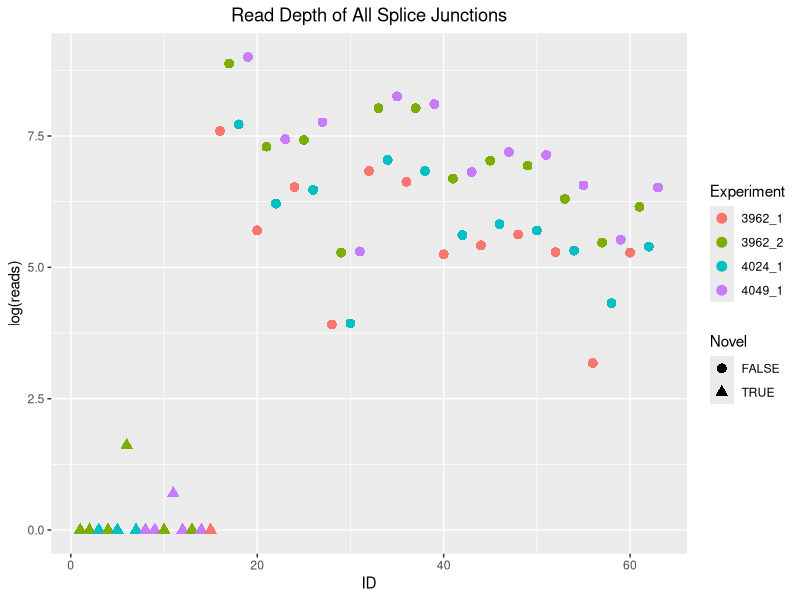
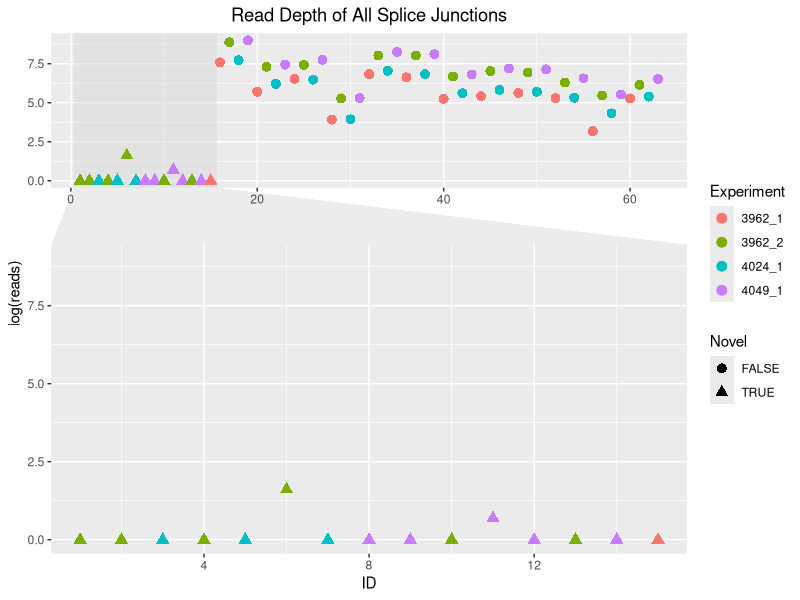
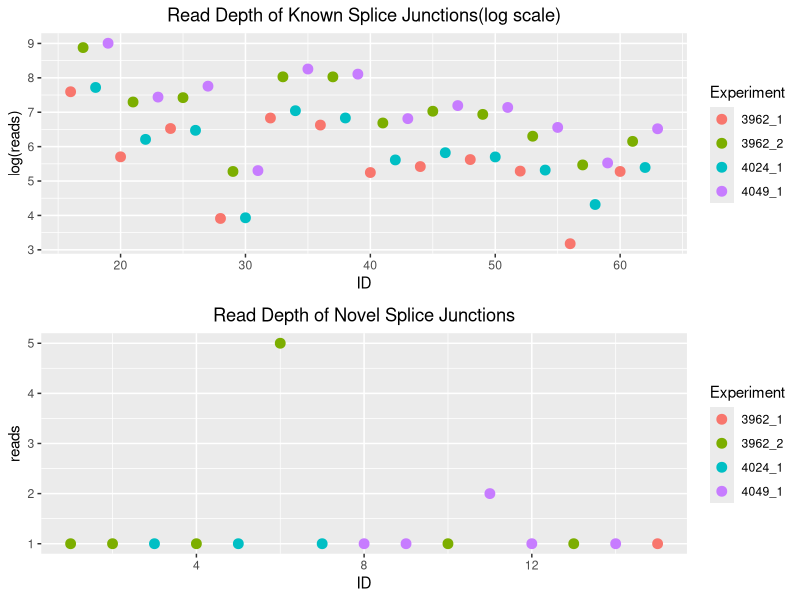
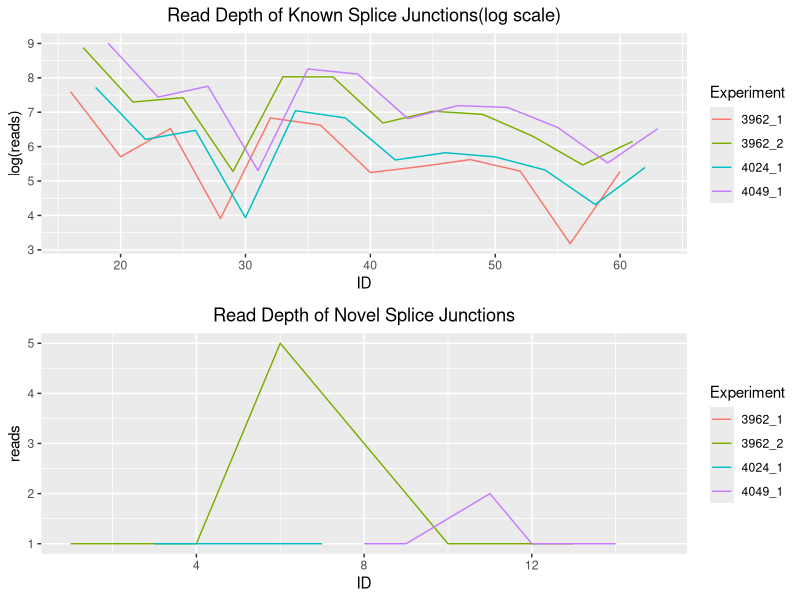
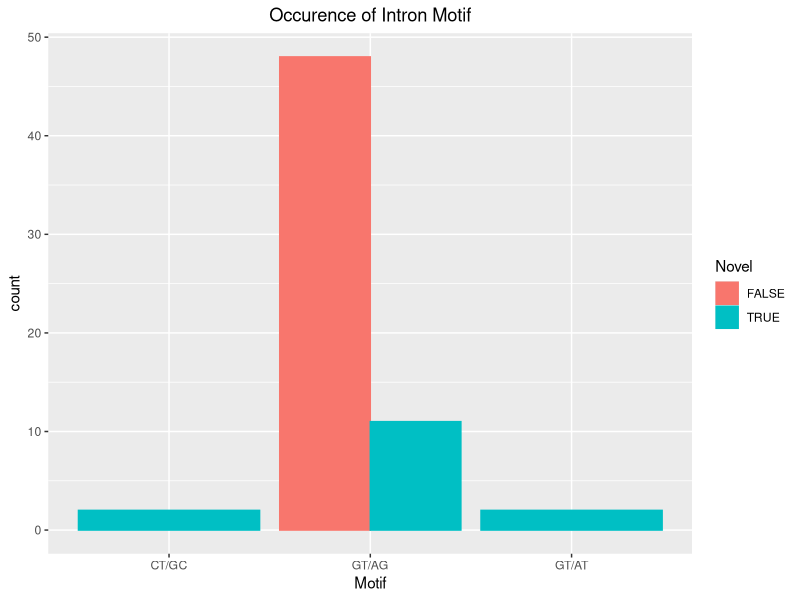

These figures' R source, in order:
## ---- chunk 1
knitr::opts_chunk$set(echo = TRUE)
## ---- chunk 2
# Required libraries
library(ggplot2)
library(ggforce)
library(gridExtra)
## ---- chunk 3
# Load in the data from previous analysis.
dscamSJs <- read.csv(file="dscam_sjs.csv")
## ---- chunk 4
# Create a useful subset and rename columns to be easier to work with.
graf <- dscamSJs[,c(3,4,8,11,12)]
id <- 1:63
graf <- cbind(graf, id)
colnames(graf) <- c("start", "end", "reads","Experiment", "Novel", "ID")
## ---- chunk 5
# Read depth graph
ggplot(graf, aes(x=ID, y=log(reads))) +
  geom_point(aes(colour = Experiment, shape = Novel), size = 3)+
    scale_shape_manual(values = c(16, 17)) +
  ggtitle("Read Depth of All Splice Junctions")+
  theme(plot.title = element_text(hjust = 0.5))
## ---- chunk 6
# Read depth graph with zoom on novel junctions
ggplot(graf, aes(x=ID, y=log(reads))) +
  geom_point(aes(colour = Experiment, shape = Novel), size = 3) +
    scale_shape_manual(values = c(16, 17)) +
  ggtitle("Read Depth of All Splice Junctions") +
  facet_zoom(x = id <16) +
  theme(plot.title = element_text(hjust = 0.5))
## ---- chunk 7
indb <- graf[c(16:63), ]
nov <- graf[c(1:15), ]
g1 <- ggplot(indb, aes(x=ID, y=log(reads))) +
  geom_point(aes(colour = Experiment), size = 3)+
  ggtitle("Read Depth of Known Splice Junctions(log scale)")+
  theme(plot.title = element_text(hjust = 0.5))
g2 <- ggplot(nov, aes(x=ID, y=reads)) +
  geom_point(aes(colour = Experiment), size = 3)+
  ggtitle("Read Depth of Novel Splice Junctions")+
  theme(plot.title = element_text(hjust = 0.5))
grid.arrange(g1, g2, ncol=1)
## ---- chunk 8
g1 <- ggplot(indb, aes(x=ID, y=log(reads))) +
  geom_line(aes(colour = Experiment))+
  ggtitle("Read Depth of Known Splice Junctions(log scale)")+
  theme(plot.title = element_text(hjust = 0.5))
g2 <- ggplot(nov, aes(x=ID, y=reads)) +
  geom_line(aes(colour = Experiment))+
  ggtitle("Read Depth of Novel Splice Junctions")+
  theme(plot.title = element_text(hjust = 0.5))
grid.arrange(g1, g2, ncol=1)
## ---- chunk 9
# Some data wrangling for the graph
int_mot <- dscamSJs[,c(6,12)]
colnames(int_mot) <- c("Motif", "Novel")
# Key: Intron Motif (0:  non-canonical;  1:  GT/AG,  2:  CT/AC,  3:  GC/AG,  4:  CT/GC,  5:AT/AC, 6:  GT/AT)
int_mot$Motif[int_mot$Motif == 2] <- "GT/AG"
int_mot$Motif[int_mot$Motif == 4] <- "CT/GC"
int_mot$Motif[int_mot$Motif == 6] <- "GT/AT"
## ---- chunk 10
# Intron motif count
ggplot(int_mot, aes(x=Motif, color=Novel, fill=Novel)) + 
  geom_bar(position="dodge") +
  ggtitle("Occurence of Intron Motif") +
  theme(plot.title = element_text(hjust = 0.5))
